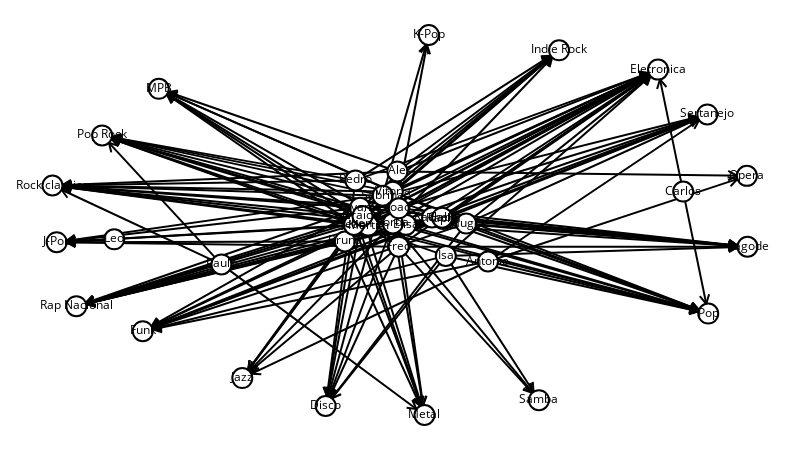

Notebook code for this chart:
### Code cell
sn.show_graph(g2, nlab=True)

### Figure 1 — Plotly figure (JSON) as saved in the notebook; plotly's stock layout.template omitted (floating-point values rounded to 4 significant figures; data arrays with more than 128 entries replaced by an {"elided": "..."} marker saying what was removed)
{"data": [{"hoverinfo": "none", "line": {"color": "rgb(0, 0, 0)", "width": 2}, "mode": "lines", "x": {"elided": "1251 float values"}, "y": {"elided": "1251 float values"}}, {"hoverinfo": "none", "marker": {"color": "rgb(255, 255, 255)", "line": {"color": "rgb(0, 0, 0)", "width": 2}, "size": 20}, "mode": "markers+text", "text": ["Samba", "Isa", "Chen", "MPB", "Rap Nacional", "Pop", "Ale", "Rapha", "Paulo", "Elisa", "Pedro", "Antonio", "Forba", "Hugo", "K-Pop", "Metal", "Vitoria", "Indie Rock", "Fred", "Funk", "Rachel", "Toyama", "Sertanejo", "Sabrina", "Eletronica", "Pop Rock", "Disco", "Gabs", "Opera", "Bruna", "Martim", "Pagode", "Rock classico", "Joao", "Jean", "Carlos", "Jazz", "J-Pop", "Leo", "Graicer"], "textfont": {"color": "rgb(0, 0, 0)"}, "textposition": "middle center", "x": [0.6999, 0.5659, 0.4389, 0.1529, 0.03431, 0.9435, 0.4962, 0.5623, 0.2431, 0.5087, 0.4359, 0.6266, 0.4898, 0.5952, 0.5415, 0.5352, 0.4897, 0.7289, 0.4981, 0.1299, 0.5461, 0.4425, 0.9422, 0.4752, 0.8712, 0.07138, 0.393, 0.5607, 0.9991, 0.4207, 0.4543, 1, 0, 0.4983, 0.4337, 0.9074, 0.2731, 0.00602, 0.08879, 0.4461], "y": [0.03896, 0.4187, 0.5033, 0.8584, 0.2863, 0.267, 0.6409, 0.5158, 0.3963, 0.5004, 0.6174, 0.4039, 0.504, 0.5037, 1, 0, 0.5872, 0.9597, 0.4429, 0.2205, 0.5197, 0.5452, 0.7908, 0.5773, 0.9089, 0.7358, 0.02366, 0.5192, 0.6294, 0.4568, 0.4984, 0.4428, 0.6039, 0.544, 0.5003, 0.5879, 0.09717, 0.4549, 0.4624, 0.5239]}], "layout": {"height": 450, "margin": {"b": 0, "l": 0, "r": 0, "t": 0}, "showlegend": false, "width": 800, "xaxis": {"showgrid": false, "showticklabels": false, "zeroline": false}, "yaxis": {"showgrid": false, "showticklabels": false, "zeroline": false}}}
